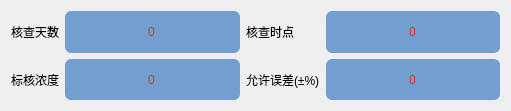
    <widget class="QWidget" name="layoutWidget">
     <property name="geometry">
      <rect>
       <x>310</x>
       <y>430</y>
       <width>511</width>
       <height>111</height>
      </rect>
     </property>
     <layout class="QGridLayout" name="gridLayout_16">
      <item row="0" column="0">
       <widget class="QLabel" name="label_168">
        <property name="styleSheet">
         <string notr="true">background: transparent;
font: 10pt &quot;Ubuntu&quot;;</string>
        </property>
        <property name="text">
         <string>核查天数</string>
        </property>
       </widget>
      </item>
      <item row="0" column="1">
       <widget class="QLineEdit" name="lineEdit_62">
        <property name="sizePolicy">
         <sizepolicy hsizetype="Expanding" vsizetype="Expanding">
          <horstretch>0</horstretch>
          <verstretch>0</verstretch>
         </sizepolicy>
        </property>
        <property name="styleSheet">
         <string notr="true">background: rgb(114, 159, 207);
color: rgb(239, 41, 41);
border-radius: 6px;</string>
        </property>
        <property name="text">
         <string>0</string>
        </property>
        <property name="alignment">
         <set>Qt::AlignCenter</set>
        </property>
       </widget>
      </item>
      <item row="0" column="2">
       <widget class="QLabel" name="label_167">
        <property name="styleSheet">
         <string notr="true">background: transparent;
font: 10pt &quot;Ubuntu&quot;;</string>
        </property>
        <property name="text">
         <string>核查时点</string>
        </property>
       </widget>
      </item>
      <item row="0" column="3">
       <widget class="QLineEdit" name="lineEdit_61">
        <property name="sizePolicy">
         <sizepolicy hsizetype="Expanding" vsizetype="Expanding">
          <horstretch>0</horstretch>
          <verstretch>0</verstretch>
         </sizepolicy>
        </property>
        <property name="styleSheet">
         <string notr="true">background: rgb(114, 159, 207);
color: rgb(239, 41, 41);
border-radius: 6px;</string>
        </property>
        <property name="text">
         <string>0</string>
        </property>
        <property name="alignment">
         <set>Qt::AlignCenter</set>
        </property>
       </widget>
      </item>
      <item row="1" column="0">
       <widget class="QLabel" name="label_172">
        <property name="styleSheet">
         <string notr="true">background: transparent;
font: 10pt &quot;Ubuntu&quot;;</string>
        </property>
        <property name="text">
         <string>标核浓度</string>
        </property>
       </widget>
      </item>
      <item row="1" column="1">
       <widget class="QLineEdit" name="lineEdit_65">
        <property name="sizePolicy">
         <sizepolicy hsizetype="Expanding" vsizetype="Expanding">
          <horstretch>0</horstretch>
          <verstretch>0</verstretch>
         </sizepolicy>
        </property>
        <property name="styleSheet">
         <string notr="true">background: rgb(114, 159, 207);
color: rgb(239, 41, 41);
border-radius: 6px;</string>
        </property>
        <property name="text">
         <string>0</string>
        </property>
        <property name="alignment">
         <set>Qt::AlignCenter</set>
        </property>
       </widget>
      </item>
      <item row="1" column="2">
       <widget class="QLabel" name="label_173">
        <property name="styleSheet">
         <string notr="true">background: transparent;
font: 10pt &quot;Ubuntu&quot;;</string>
        </property>
        <property name="text">
         <string>允许误差(±%)</string>
        </property>
       </widget>
      </item>
      <item row="1" column="3">
       <widget class="QLineEdit" name="lineEdit_66">
        <property name="sizePolicy">
         <sizepolicy hsizetype="Expanding" vsizetype="Expanding">
          <horstretch>0</horstretch>
          <verstretch>0</verstretch>
         </sizepolicy>
        </property>
        <property name="styleSheet">
         <string notr="true">background: rgb(114, 159, 207);
color: rgb(239, 41, 41);
border-radius: 6px;</string>
        </property>
        <property name="text">
         <string>0</string>
        </property>
        <property name="alignment">
         <set>Qt::AlignCenter</set>
        </property>
       </widget>
      </item>
     </layout>
    </widget>
